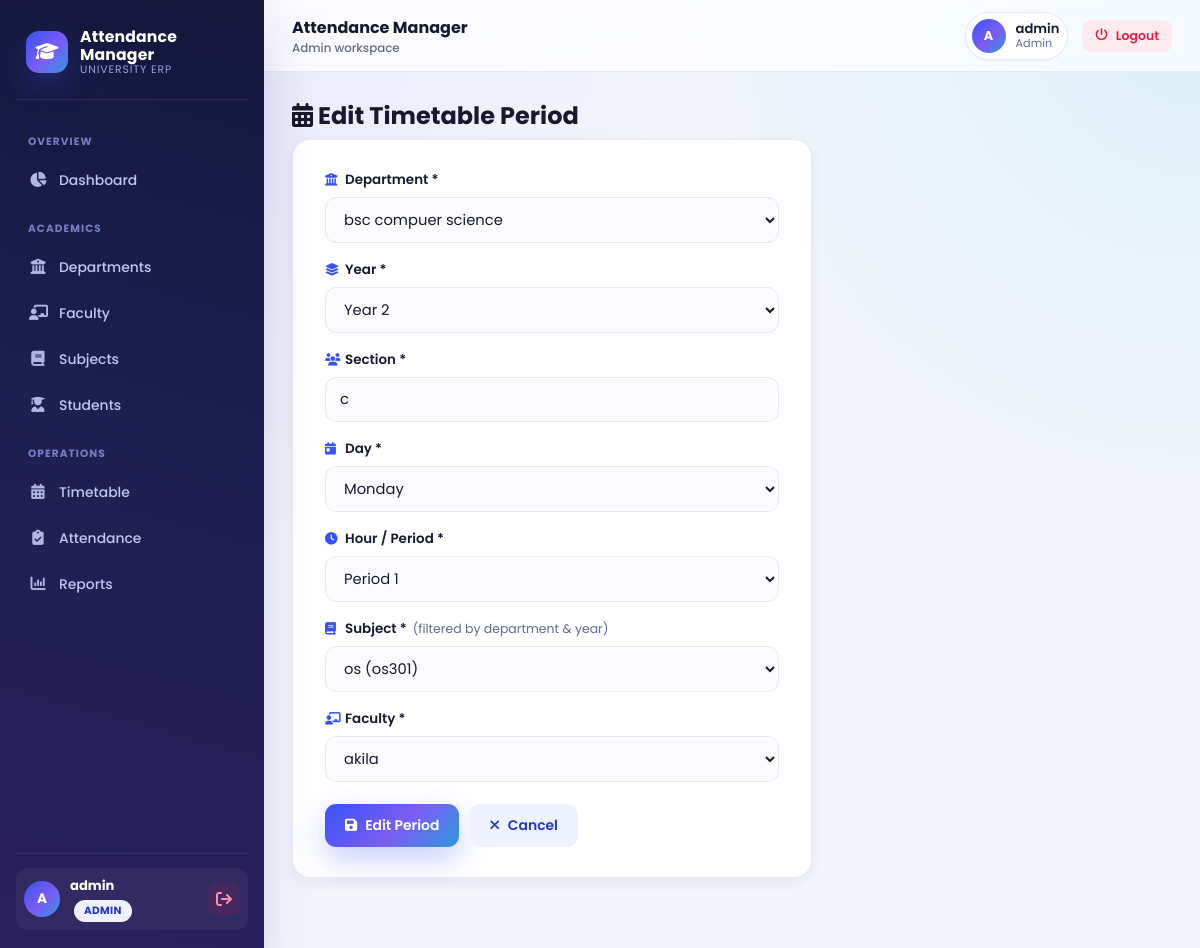
Screenshot of /timetable/edit/1 (signed in) with the database file from the repository.
### tables this page shows
CREATE TABLE timetable (
                id INTEGER PRIMARY KEY AUTOINCREMENT,
                department_id INTEGER NOT NULL,
                year INTEGER NOT NULL,
                section TEXT NOT NULL,
                day_of_week TEXT NOT NULL,
                hour INTEGER NOT NULL,
                subject_id INTEGER NOT NULL,
                faculty_id INTEGER NOT NULL,
                created_at TEXT DEFAULT (datetime('now')),
                FOREIGN KEY (department_id) REFERENCES departments (id) ON DELETE CASCADE,
                FOREIGN KEY (subject_id) REFERENCES subjects (id) ON DELETE CASCADE,
                FOREIGN KEY (faculty_id) REFERENCES faculty (id) ON DELETE CASCADE,
                UNIQUE (department_id, year, section, day_of_week, hour)
            );

CREATE TABLE departments (
                id INTEGER PRIMARY KEY AUTOINCREMENT,
                name TEXT UNIQUE NOT NULL,
                code TEXT,
                created_at TEXT DEFAULT (datetime('now'))
            );

CREATE TABLE subjects (
                id INTEGER PRIMARY KEY AUTOINCREMENT,
                name TEXT NOT NULL,
                code TEXT,
                department_id INTEGER,
                year INTEGER,
                created_at TEXT DEFAULT (datetime('now')),
                FOREIGN KEY (department_id) REFERENCES departments (id) ON DELETE SET NULL
            );

CREATE TABLE faculty (
                id INTEGER PRIMARY KEY AUTOINCREMENT,
                name TEXT NOT NULL,
                email TEXT,
                phone TEXT,
                department_id INTEGER,
                username TEXT UNIQUE NOT NULL,
                password_hash TEXT NOT NULL,
                created_at TEXT DEFAULT (datetime('now')),
                FOREIGN KEY (department_id) REFERENCES departments (id) ON DELETE SET NULL
            );

### app.py (the view, shortened to what this page needs)
@app.route("/timetable/edit/<int:entry_id>", methods=["GET", "POST"])
@role_required("admin")
def edit_timetable_entry(entry_id):
    entry = db.get_timetable_entry(entry_id)
    departments = db.get_all_departments()
    subjects = db.get_all_subjects()
    faculty = db.get_all_faculty()
    if not entry:
        flash("Timetable entry not found.", "error")
        return redirect(url_for("timetable"))
    return render_template("timetable_form.html", entry=entry, action="Edit",
                            departments=departments, subjects=subjects, faculty=faculty,
                            days=DAYS_OF_WEEK, years=YEARS, periods=PERIODS)

### app.py (called while the page is built)
def role_required(*roles):
    def decorator(view_func):
        @wraps(view_func)
        def wrapped(*args, **kwargs):
            if "user_id" not in session:
                flash("Please log in to continue.", "warning")
                return redirect(url_for("login"))
            if session.get("role") not in roles:
                flash("You do not have permission to view that page.", "error")
                return redirect(url_for("dashboard"))
            return view_func(*args, **kwargs)
        return wrapped
    return decorator

@app.context_processor
def inject_user():
    return {
        "current_user": session.get("username"),
        "current_role": session.get("role"),
    }

### database.py (called while the page is built)
def get_db_connection():
    conn = sqlite3.connect(DB_PATH, timeout=DB_TIMEOUT_SECONDS)
    conn.row_factory = sqlite3.Row
    conn.execute("PRAGMA foreign_keys = ON")
    conn.execute(f"PRAGMA busy_timeout = {DB_TIMEOUT_SECONDS * 1000}")
    conn.execute("PRAGMA journal_mode = WAL")
    conn.execute("PRAGMA synchronous = NORMAL")
    return conn

def get_all_departments():
    conn = get_db_connection()
    try:
        rows = conn.execute("SELECT * FROM departments ORDER BY name ASC").fetchall()
    finally:
        conn.close()
    return rows

def get_all_faculty():
    conn = get_db_connection()
    try:
        rows = conn.execute("""
            SELECT f.*, d.name AS department_name
            FROM faculty f
            LEFT JOIN departments d ON d.id = f.department_id
            ORDER BY f.name ASC
        """).fetchall()
    finally:
        conn.close()
    return rows

def get_all_subjects(department_id=None, year=None):
    conn = get_db_connection()
    try:
        query = """
            SELECT s.*, d.name AS department_name
            FROM subjects s
            LEFT JOIN departments d ON d.id = s.department_id
            WHERE 1=1
        """
        params = []
        if department_id:
            query += " AND s.department_id = ?"
            params.append(department_id)
        if year:
            query += " AND s.year = ?"
            params.append(year)
        query += " ORDER BY s.name ASC"
        rows = conn.execute(query, params).fetchall()
    finally:
        conn.close()
    return rows

def get_timetable_entry(entry_id):
    conn = get_db_connection()
    try:
        row = conn.execute("SELECT * FROM timetable WHERE id = ?", (entry_id,)).fetchone()
    finally:
        conn.close()
    return row

### templates/timetable_form.html (shortened to what this page needs)
{% extends "base.html" %}
{% block content %}
<div class="page-header">
    <h1><i class="fa-solid fa-calendar-days"></i> {{ action }} Timetable Period</h1>
</div>
<form method="POST" class="form-card">
    <div class="form-group">
        <label for="department_id"><i class="fa-solid fa-building-columns"></i> Department *</label>
        <select id="department_id" name="department_id" required>
            {% for d in departments %}
            <option value="{{ d.id }}" {% if entry and entry.department_id == d.id %}selected{% endif %}>{{ d.name }}</option>
            {% endfor %}
        </select>
    </div>
    <div class="form-group">
        <label for="year"><i class="fa-solid fa-layer-group"></i> Year *</label>
        <select id="year" name="year" required>
            {% for y in years %}
            <option value="{{ y }}" {% if entry and entry.year == y %}selected{% endif %}>Year {{ y }}</option>
            {% endfor %}
        </select>
    </div>
    <div class="form-group">
        <label for="section"><i class="fa-solid fa-users"></i> Section *</label>
        <input type="text" id="section" name="section" value="{{ entry.section if entry else '' }}" placeholder="e.g. A" required>
    </div>
    <div class="form-group">
        <label for="day_of_week"><i class="fa-solid fa-calendar-day"></i> Day *</label>
        <select id="day_of_week" name="day_of_week" required>
            {% for d in days %}
            <option value="{{ d }}" {% if entry and entry.day_of_week == d %}selected{% endif %}>{{ d }}</option>
            {% endfor %}
        </select>
    </div>
    <div class="form-group">
        <label for="hour"><i class="fa-solid fa-clock"></i> Hour / Period *</label>
        <select id="hour" name="hour" required>
            {% for p in periods %}
            <option value="{{ p }}" {% if entry and entry.hour == p %}selected{% endif %}>Period {{ p }}</option>
            {% endfor %}
        </select>
    </div>
    <div class="form-group">
        <label for="subject_id"><i class="fa-solid fa-book"></i> Subject * <span class="hint-inline">(filtered by department &amp; year)</span></label>
        <select id="subject_id" name="subject_id" required>
            {% for s in subjects %}
            <option value="{{ s.id }}" data-department="{{ s.department_id }}" data-year="{{ s.year }}"
                {% if entry and entry.subject_id == s.id %}selected{% endif %}>
                {{ s.name }}{% if s.code %} ({{ s.code }}){% endif %}
            </option>
            {% endfor %}
        </select>
    </div>
    <div class="form-group">
        <label for="faculty_id"><i class="fa-solid fa-chalkboard-user"></i> Faculty *</label>
        <select id="faculty_id" name="faculty_id" required>
            {% for f in faculty %}
            <option value="{{ f.id }}" {% if entry and entry.faculty_id == f.id %}selected{% endif %}>{{ f.name }}</option>
            {% endfor %}
        </select>
    </div>
    <div class="form-actions">
        <button type="submit" class="btn btn-primary"><i class="fa-solid fa-floppy-disk"></i> {{ action }} Period</button>
        <a href="{{ url_for('timetable') }}" class="btn btn-secondary"><i class="fa-solid fa-xmark"></i> Cancel</a>
    </div>
</form>
{% endblock %}

### static/css/style.css (style rules this page uses)
:root { --royal: #3654f4; --royal-dark: #2338c9; --violet: #8b5cf6; --cyan: #06b6d4; --blue-50: #eef2ff; --primary: var(--royal); --primary-dark: var(--royal-dark); --gradient-brand: linear-gradient(135deg, #3654f4 0%, #7c5cf5 55%, #06b6d4 120%); --gradient-brand-soft: linear-gradient(135deg, rgba(54,84,244,.12), rgba(124,92,245,.12) 55%, rgba(6,182,212,.12)); --gradient-violet: linear-gradient(135deg, #7c3aed, #6366f1); --green: #16a34a; --green-soft: #e7faf0; --red: #e11d48; --red-soft: #fdeaef; --yellow: #d97706; --yellow-soft: #fef6e6; --orange: #f97316; --orange-soft: #fff1e6; --gray: #6b7280; --gray-soft: #f1f2f7; --bg: #f3f5fc; --bg-accent: #eef1ff; --card-bg: #ffffff; --glass-bg: rgba(255, 255, 255, 0.72); --border: #e7e9f5; --text: #171a2e; --text-dim: #64698a; --radius: 18px; --radius-sm: 12px; --radius-lg: 24px; --shadow-xs: 0 1px 2px rgba(30, 41, 87, 0.05); --shadow-sm: 0 4px 14px rgba(35, 45, 110, 0.07); --shadow-md: 0 10px 30px rgba(35, 45, 110, 0.10); --shadow-lg: 0 20px 48px rgba(35, 45, 110, 0.16); --shadow-glow: 0 12px 30px rgba(54, 84, 244, 0.28); --sidebar-w: 264px; --topbar-h: 72px; --ease: cubic-bezier(.4, 0, .2, 1); }
* { box-sizing: border-box; }
html { scroll-behavior: smooth; }
body { margin: 0; font-family: 'Poppins', 'Segoe UI', Roboto, Helvetica, Arial, sans-serif; background: radial-gradient(circle at 8% 0%, rgba(124, 92, 245, .10), transparent 40%), radial-gradient(circle at 100% 0%, rgba(6, 182, 212, .10), transparent 35%), var(--bg); color: var(--text); -webkit-font-smoothing: antialiased; min-height: 100vh; }
a { color: inherit; }
h1, h2, h3 { font-family: 'Poppins', sans-serif; margin: 0; }
.form-group { margin-bottom: 17px; text-align: left; }
.form-group label { display: flex; align-items: center; gap: 6px; margin-bottom: 7px; font-weight: 600; font-size: .84rem; color: var(--text); }
.form-group label i { color: var(--primary); font-size: .78rem; width: 14px; }
.form-group input, .form-group select { width: 100%; padding: 11px 14px; border: 1.5px solid var(--border); border-radius: 11px; font-size: .92rem; font-family: inherit; background: #fbfbfe; color: var(--text); transition: border-color .18s var(--ease), box-shadow .18s var(--ease), background .18s var(--ease); }
.form-card { background: var(--card-bg); padding: 30px 32px; border-radius: var(--radius); max-width: 520px; border: 1px solid var(--border); box-shadow: var(--shadow-sm); animation: fadeInUp .4s var(--ease); }
.form-actions { margin-top: 22px; display: flex; gap: 10px; }
.btn { display: inline-flex; align-items: center; gap: 8px; padding: 11px 20px; border-radius: 11px; border: none; font-size: .87rem; font-weight: 600; text-decoration: none; cursor: pointer; transition: transform .16s var(--ease), box-shadow .16s var(--ease), background .16s var(--ease), color .16s var(--ease); font-family: inherit; position: relative; overflow: hidden; white-space: nowrap; }
.btn-primary { background: var(--gradient-brand); color: #fff; box-shadow: var(--shadow-glow); }
.btn-secondary { background: var(--blue-50); color: var(--primary-dark); }
.page-header { display: flex; justify-content: space-between; align-items: center; flex-wrap: wrap; gap: 14px; margin-bottom: 6px; }
.page-header h1 { font-size: 1.5rem; font-weight: 700; }
.hint-inline { font-weight: 400; color: var(--text-dim); font-size: .78rem; }

### rows the page displays
timetable: department_id "bsc compuer science", year "Year 2", section "c", day_of_week "Monday", hour "Period 1", subject_id "os (os301)", faculty_id "akila"

### other values shown
{{ current_user[0]|upper }} "A"
{{ current_user }} "admin"
{{ current_role|capitalize }} "ADMIN"
{{ current_role|capitalize }} "Admin"
{{ action }} "Edit"
